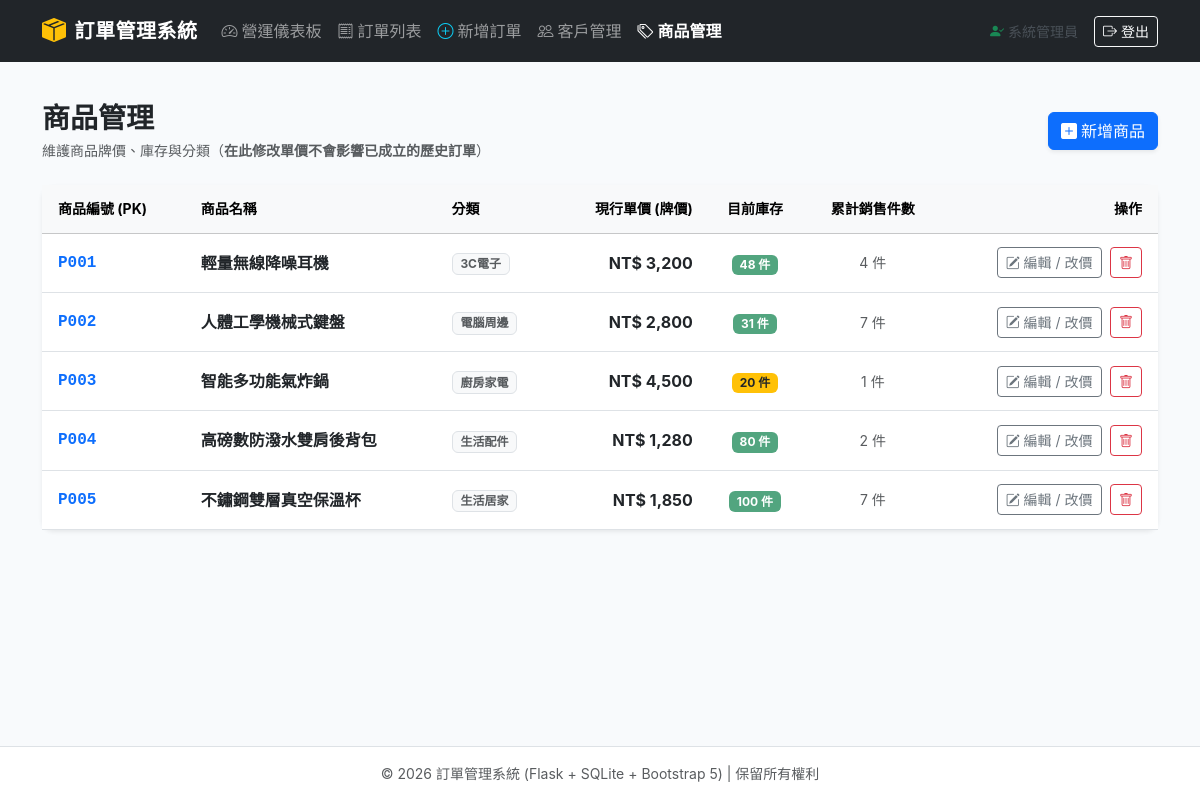
The page /products (signed in) on the database as committed earlier.
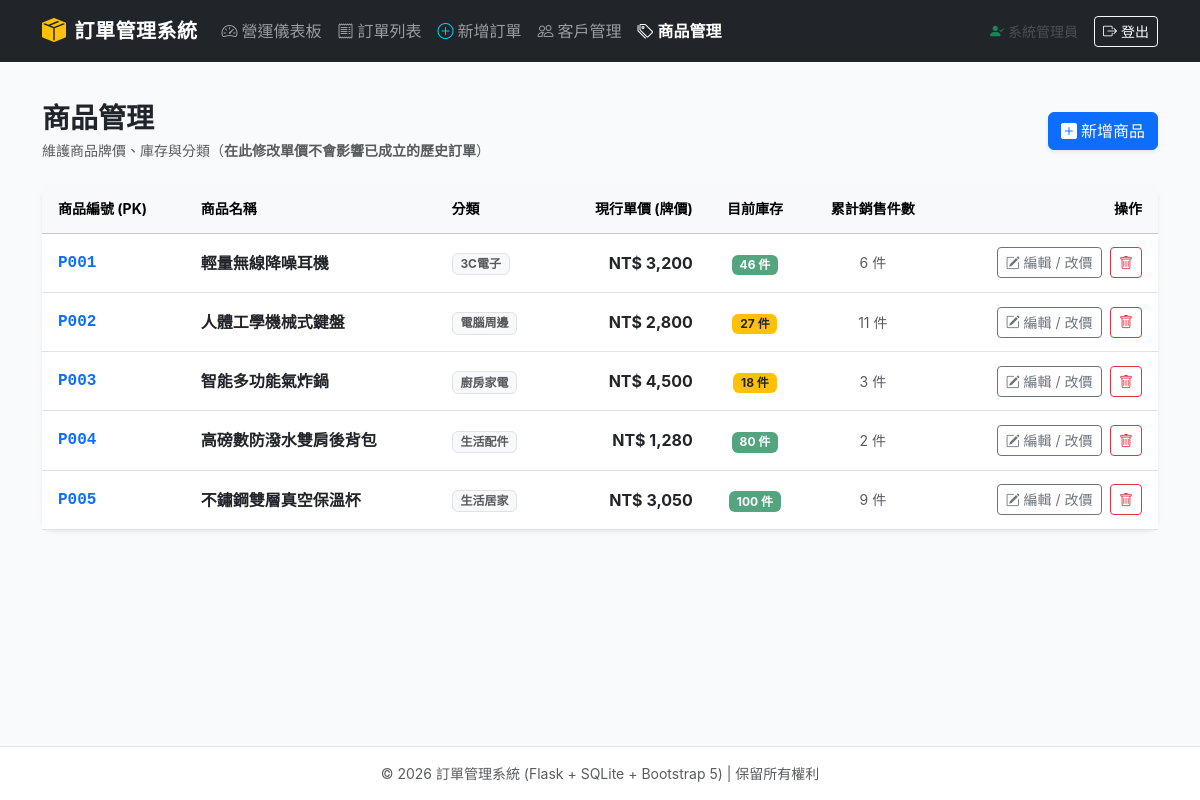
The same page on the database as committed later.
### tables this page shows
CREATE TABLE product (
        product_id  TEXT PRIMARY KEY,
        name        TEXT NOT NULL,
        unit_price  REAL NOT NULL CHECK (unit_price >= 0),
        stock       INTEGER NOT NULL CHECK (typeof(stock) = 'integer' AND stock >= 0),
        category    TEXT
    );

### app.py (the view)
@app.route("/products")
@admin_required
def products():
    conn = get_db()
    cursor = conn.cursor()
    cursor.execute("""
    SELECT p.product_id, p.name, p.unit_price, p.stock, p.category,
           COALESCE(SUM(oi.quantity), 0) AS total_sold
    FROM product p
    LEFT JOIN order_item oi ON p.product_id = oi.product_id
    GROUP BY p.product_id
    ORDER BY p.product_id ASC;
    """)
    product_list = cursor.fetchall()
    conn.close()
    return render_template("products.html", products=product_list)

### app.py (called while the page is built)
def get_db():
    conn = sqlite3.connect(DB_PATH)
    conn.row_factory = sqlite3.Row
    conn.execute("PRAGMA foreign_keys = ON;")
    return conn

def admin_required(view):
    @functools.wraps(view)
    def wrapped_view(**kwargs):
        if not session.get("logged_in"):
            flash("請先登入管理員帳號以存取後台管理功能。", "warning")
            return redirect(url_for("login", next=request.path))
        if session.get("role") != "admin":
            flash("權限不足：您目前的身份非系統管理員，無法進入後台！", "danger")
            return redirect(url_for("login"))
        return view(**kwargs)
    return wrapped_view

### templates/products.html (shortened to what this page needs)
{% extends "base.html" %}
{% block content %}
<div class="d-flex justify-content-between align-items-center mb-4">
    <div>
        <h3 class="fw-bold text-dark mb-1">商品管理</h3>
        <p class="text-muted small mb-0">維護商品牌價、庫存與分類（<strong>在此修改單價不會影響已成立的歷史訂單</strong>）</p>
    </div>
    <button type="button" class="btn btn-primary shadow-sm" data-bs-toggle="modal" data-bs-target="#newProductModal">
        <i class="bi bi-plus-square-fill me-1"></i>新增商品
    </button>
</div>
<div class="card shadow-sm">
    <div class="card-body p-0">
        <div class="table-responsive">
            <table class="table table-hover align-middle mb-0">
                <thead class="table-light small text-muted">
                    <tr>
                        <th class="ps-3">商品編號 (PK)</th>
                        <th>商品名稱</th>
                        <th>分類</th>
                        <th class="text-end">現行單價 (牌價)</th>
                        <th class="text-center">目前庫存</th>
                        <th class="text-center">累計銷售件數</th>
                        <th class="text-end pe-3">操作</th>
                    </tr>
                </thead>
                <tbody>
                    {% for p in products %}
                    <tr>
                        <td class="ps-3 fw-bold text-primary font-monospace">{{ p.product_id }}</td>
                        <td class="fw-semibold text-dark">{{ p.name }}</td>
                        <td><span class="badge bg-light text-muted border">{{ p.category or '未分類' }}</span></td>
                        <td class="text-end fw-bold text-dark">
                            NT$ {{ "{:,.0f}".format(p.unit_price) }}
                        </td>
                        <td class="text-center">
                            {% if p.stock <= 0 %}
                                <span class="badge bg-danger">缺貨中 (0)</span>
                            {% elif p.stock < 30 %}
                                <span class="badge bg-warning text-dark">{{ p.stock }} 件</span>
                            {% else %}
                                <span class="badge bg-success bg-opacity-75 text-white">{{ p.stock }} 件</span>
                            {% endif %}
                        </td>
                        <td class="text-center text-muted small">
                            {{ p.total_sold }} 件
                        </td>
                        <td class="text-end pe-3 text-nowrap">
                            <button type="button" class="btn btn-sm btn-outline-secondary me-1"
                                    data-bs-toggle="modal" data-bs-target="#editProductModal-{{ p.product_id }}">
                                <i class="bi bi-pencil-square"></i> 編輯 / 改價
                            </button>
                            <button type="button" class="btn btn-sm btn-outline-danger"
                                    onclick="confirmDeleteProduct('{{ p.product_id }}', '{{ p.name }}')">
                                <i class="bi bi-trash"></i>
                            </button>
                        </td>
                    </tr>
                    {% else %}
                    <tr>
                        <td colspan="7" class="text-center text-muted py-5">目前尚無商品資料</td>
                    </tr>
                    {% endfor %}
                </tbody>
            </table>
        </div>
    </div>
</div>
{% endblock %}

Rows that differ between the two databases and show on the page:
changed product "輕量無線降噪耳機": stock "48" → "46"; total_sold "4" → "6"
changed product "人體工學機械式鍵盤": total_sold "7" → "11"; stock "31" → "27"
changed product "智能多功能氣炸鍋": stock "20" → "18"; total_sold "1" → "3"
changed product "不鏽鋼雙層真空保溫杯": unit_price "1,850" → "3,050"; total_sold "7" → "9"
